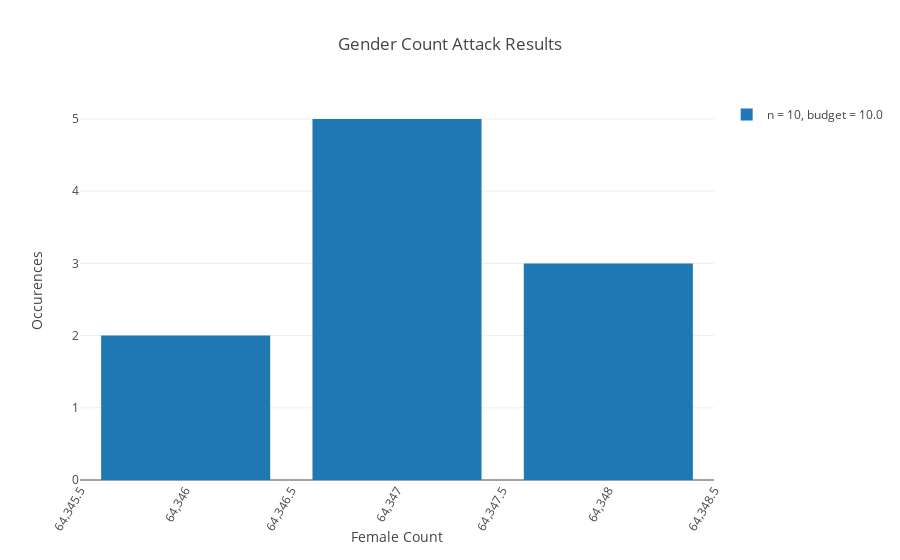
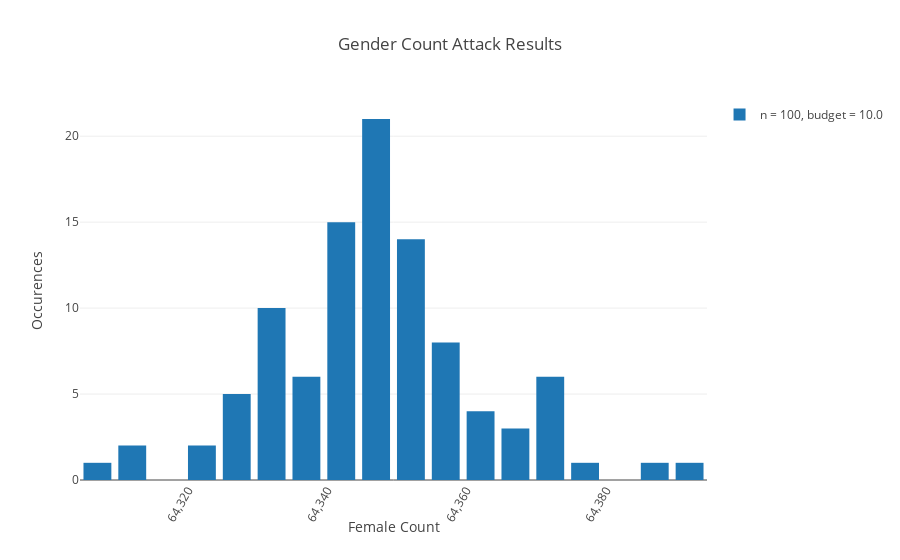

The notebook cell these images were saved under, in order:
### Markdown cell above
## Privacy Budget

In practice, we need to be able to protect database members from an adversary when the query can be run multiple times. We will only consider the case when the exact same query is run at most $n$ times, and will not consider the problem of similar queries being used to extract the same data in a slightly different form.

We define values for $\epsilon_{total}$ and $n$, applying the differential privacy $\epsilon_i = \frac{\epsilon_{total}}{n}$ each time, and display a histogram of the returned value.

### Code cell
from IPython.display import display
from ipywidgets import interact, interactive, fixed, interact_manual
import ipywidgets as widgets
import numpy as np
from plotly.offline import download_plotlyjs, init_notebook_mode, iplot
import plotly.graph_objs as go

# This is to use ployly offline
init_notebook_mode(connected=True)

iframe = None

# Number of query runs (n)
n = widgets.BoundedIntText(value=10, min=1, max=1000, description='n:')

# Privacy budget (\epsilon_{total})
budget = widgets.BoundedFloatText(value=10, min=1, description=r'$\epsilon_{total}$:')

# Fancy progress bar 🎩
progress = widgets.FloatProgress(min=0,max=100, step=1, description='Progress:')


def run(button):
    results = []
    epsilon_i = budget.value / n.value
    
    for i in range(0, n.value):
        results.append(single_value_differential_privacy(epsilon=epsilon_i))
        progress.value = (i + 1) / n.value * 100
        
    data = [go.Histogram(x=results, name="n = {}, budget = {}".format(n.value, budget.value))]
    layout = go.Layout(
        title='Gender Count Attack Results', 
        xaxis={'title':'Female Count', 'tickangle': 300, 'exponentformat': 'none'}, 
        yaxis={'title':'Occurences'},
        showlegend=True,
        bargap=0.2)
    
    iplot({"data": data, "layout": layout})        

button = widgets.Button(description="Run Attack")
button.on_click(run)

display(n)
display(budget)
display(progress)
display(button)

### Figure 1 — Plotly figure (JSON) as saved in the notebook; plotly's stock layout.template omitted (floating-point values rounded to 4 significant figures)
{"data": [{"name": "n = 10, budget = 10.0", "type": "histogram", "x": [64348, 64347, 64347, 64348, 64348, 64347, 64346, 64347, 64347, 64346]}], "layout": {"bargap": 0.2, "showlegend": true, "title": "Gender Count Attack Results", "xaxis": {"exponentformat": "none", "tickangle": 300, "title": "Female Count"}, "yaxis": {"title": "Occurences"}}}

### Figure 2 — Plotly figure (JSON) as saved in the notebook; plotly's stock layout.template omitted (floating-point values rounded to 4 significant figures)
{"data": [{"name": "n = 100, budget = 10.0", "type": "histogram", "x": [64324, 64351, 64332, 64346, 64343, 64343, 64362, 64342, 64343, 64348, 64348, 64334, 64339, 64351, 64368, 64327, 64350, 64372, 64337, 64356, 64379, 64331, 64339, 64348, 64359, 64347, 64308, 64370, 64355, 64327, 64333, 64320, 64346, 64364, 64349, 64365, 64346, 64372, 64342, 64343, 64341, 64332, 64344, 64340, 64331, 64343, 64347, 64340, 64349, 64330, 64346, 64351, 64346, 64350, 64358, 64359, 64340, 64312, 64346, 64332, 64326, 64328, 64346, 64346, 64351, 64346, 64372, 64369, 64337, 64349, 64329, 64334, 64353, 64370, 64350, 64312, 64336, 64353, 64349, 64347, 64355, 64344, 64354, 64339, 64349, 64355, 64348, 64344, 64361, 64351, 64371, 64351, 64334, 64352, 64362, 64359, 64351, 64390, 64344, 64388]}], "layout": {"bargap": 0.2, "showlegend": true, "title": "Gender Count Attack Results", "xaxis": {"exponentformat": "none", "tickangle": 300, "title": "Female Count"}, "yaxis": {"title": "Occurences"}}}
